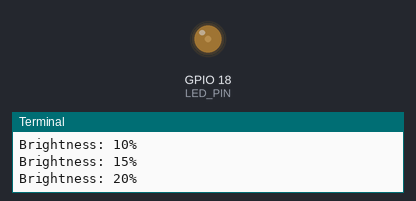
A program run on a simulated Raspberry Pi (BCM pin numbers). Shown: output pins drawn as LEDs (lit = HIGH), the last lines printed to the terminal. At 4.2 s the program stops and its outputs stay as they are.

Above: at 0.45 s.
At 1.25 s:
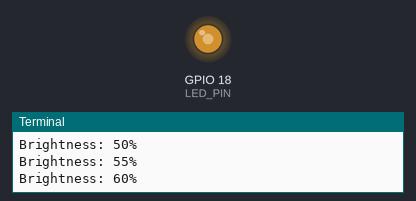
At 2.1 s:
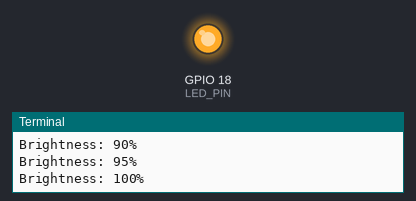
At 4.2 s:
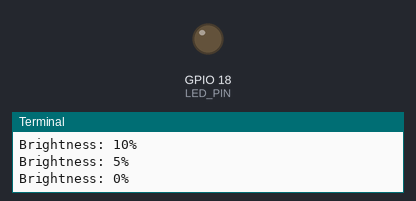
Timing chart, 0 to 5.7 s (numbered marks = the images above):
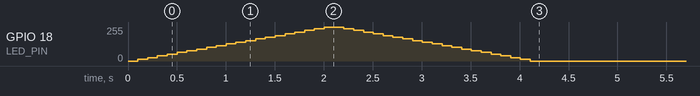

The program:

led_dimming_pwm.py
```python
# ====================================================
# Experiment Title:
# LED Dimming using PWM on Raspberry Pi
#

# ====================================================
# OBJECTIVE:
# To control the brightness of an LED using
# Pulse Width Modulation (PWM).
# ====================================================

# ================== QUESTIONS ==================

# Q1. What is PWM?
# Ans:
# PWM (Pulse Width Modulation) is a technique used
# to simulate analog output using digital signals
# by rapidly switching the signal ON and OFF.

# Q2. Why PWM is required for LED dimming?
# Ans:
# Raspberry Pi GPIO pins provide only digital output
# (HIGH or LOW). PWM allows us to control LED
# brightness by varying ON-time.

# Q3. What is duty cycle?
# Ans:
# Duty cycle is the percentage of time the signal
# remains HIGH in one PWM cycle.

# Q4. What happens if duty cycle is 100%?
# Ans:
# The LED remains fully ON at maximum brightness.

# Q5. What happens if duty cycle is 0%?
# Ans:
# The LED remains OFF.

# Q6. What is PWM frequency?
# Ans:
# PWM frequency is the number of ON-OFF cycles
# per second. It is measured in Hertz (Hz).

# Q7. Why is GPIO.cleanup() important?
# Ans:
# It resets GPIO pins to a safe state and prevents
# hardware conflicts.

# ====================================================
# PROGRAM CODE
# ====================================================

import RPi.GPIO as GPIO   # GPIO control library
import time              # Time delay library

# Use BCM pin numbering
GPIO.setmode(GPIO.BCM)

# GPIO pin connected to LED
LED_PIN = 18

# Set LED pin as OUTPUT
GPIO.setup(LED_PIN, GPIO.OUT)

# Create PWM object on LED pin with frequency 100Hz
pwm = GPIO.PWM(LED_PIN, 100)

# Start PWM with 0% duty cycle (LED OFF)
pwm.start(0)

try:
    # Gradually increase brightness
    for duty in range(0, 101, 5):
        pwm.ChangeDutyCycle(duty)
        print(f"Brightness: {duty}%")
        time.sleep(0.1)

    # Gradually decrease brightness
    for duty in range(100, -1, -5):
        pwm.ChangeDutyCycle(duty)
        print(f"Brightness: {duty}%")
        time.sleep(0.1)

# Stop execution safely on Ctrl+C
except KeyboardInterrupt:
    print("Program interrupted by user")

# Cleanup GPIO before exiting
finally:
    pwm.stop()
    GPIO.cleanup()
    print("GPIO cleanup completed")
```

Measured:
- by itself, GPIO 18 (LED_PIN): rises from 0/255 to 255/255 in 1.9 s, then falls to 0/255 in 2.1 s
